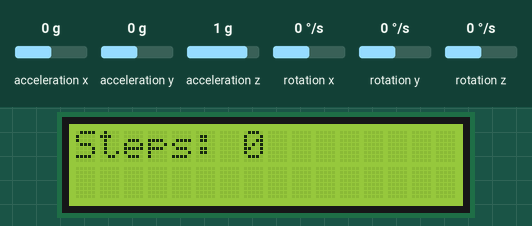
Simulated run of this sketch. Board: Arduino Uno, built with avr-gcc and run on an emulated ATmega328P. On the bench: 16×2 character LCD. Wiring (inferred from the names in the program): MPU-6050 motion sensor at I2C address 0x68. The test bench sets the inputs (shaded band); at power-on: rotation x 0 °/s, acceleration z 1 g, acceleration x 0 g, acceleration y 0 g, rotation y 0 °/s, rotation z 0 °/s. Storage starts empty; what the sketch prints to the serial monitor is not drawn.

Above: at 11.2 s.
11.3 s: rotation x set to 100 °/s
At 12.15 s:
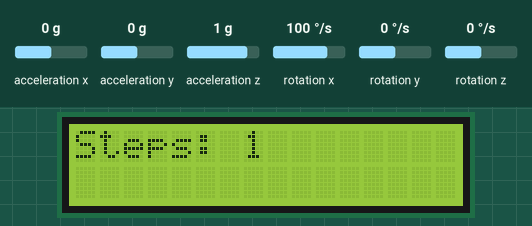
13.8 s: acceleration z set to -1.4 g
16.8 s: acceleration z set to 1.4 g
At 17.98 s:
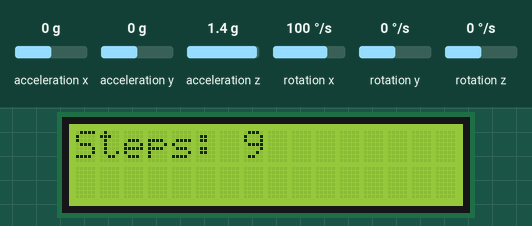
19.3 s: acceleration x set to -1.4 g
21.1 s: acceleration y set to -1.4 g
24.1 s: acceleration x set to 0 g
Timing chart, 0 to 27.1 s (numbered marks = the images above; inputs shaded):
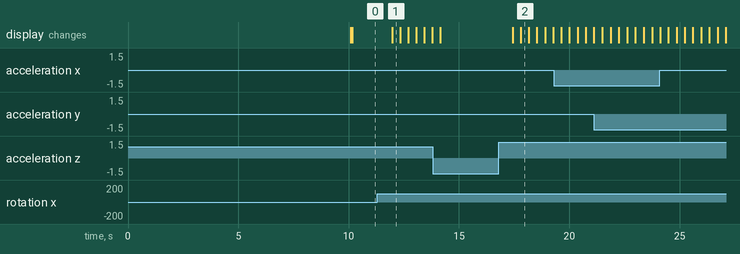

The sketch:

LAB11.ino
```cpp
#include <Wire.h>
#include <LiquidCrystal.h>
#include <SPI.h>
#include <SD.h>
File myfile;

LiquidCrystal lcd(2, 3, 5, 6, 7, 8);
unsigned long runMillis;
const int MPU6050_addr = 0x68;
int16_t AccX, AccY, AccZ, GyroX, GyroY, GyroZ, Temp;
int counter = 0;

void setup()
{
  Wire.setClock(400000);
  Wire.begin();
  Wire.beginTransmission(MPU6050_addr);
  Wire.write(0x6B);
  Wire.write(0);
  Wire.endTransmission(true);
  Serial.begin(9600);
  delay(10000);

  lcd.begin(16,2);
  lcd.setCursor(0,0);

  Serial.print("Initializing SD CARD....");

  if (!SD.begin(4))
  {
    Serial.println("Initializiation failed!");
    while (1);
   }
  Serial.println("Initialization done..");

  SD.remove("log.txt");

  myfile = SD.open("log.txt", FILE_WRITE);
  if (!myfile)
  {
    Serial.println("Error Opening File");
  }
  myfile.close();
}

void loop()
{
  Wire.beginTransmission(MPU6050_addr);
  Wire.write(0x3B);
  Wire.endTransmission(false);
  Wire.requestFrom(MPU6050_addr, 14, true);
  AccX = Wire.read() << 8 | Wire.read();
  AccY = Wire.read() << 8 | Wire.read();
  AccZ = Wire.read() << 8 | Wire.read();
  Temp = Wire.read() << 8 | Wire.read();
  GyroX = Wire.read() << 8 | Wire.read();
  GyroY = Wire.read() << 8 | Wire.read();
  GyroZ = Wire.read() << 8 | Wire.read();
  unsigned long runMillis = millis();

  Serial.print("runMillis = "); Serial.print(runMillis);
  Serial.print(" | |AccX= "); Serial.print(AccX);
  Serial.print(" | | AccY= "); Serial.print(AccY);
  Serial.print(" | | AccZ= "); Serial.print(AccZ);
  Serial.print(" | | GyroX= "); Serial.print(GyroX);
  Serial.print(" | | GyroY= "); Serial.print(GyroY);
  Serial.print(" | | GyroZ= "); Serial.println(GyroZ);
  Serial.print('\n');

  lcd.clear();
  lcd.print("Steps: ");
  lcd.print(counter);

  int a = 6000;
  int b = 14000;
  if((GyroX >= a) && (AccZ >= b))
  {
    counter++;
  }
  else if((GyroX <= -a) && (AccZ <= -b))
  {
    counter++;
  }
  else
  {

  }
  Serial.print("Counter = "); Serial.print(counter);


  myfile = SD.open("log.txt", FILE_WRITE);
  if (myfile)
  {
    myfile.print(AccX);
    myfile.print("\t");
    myfile.print(AccY);
    myfile.print("\t");
    myfile.print(AccZ);
    myfile.print("\t");
    myfile.print(GyroX);
    myfile.print("\t");
    myfile.print(GyroY);
    myfile.print("\t");
    myfile.print(GyroZ);
    myfile.print("\t");
    myfile.print(counter);
    myfile.print("\t");
    runMillis = millis();
    myfile.println(runMillis);
  }
    myfile.close();

  delay(300);
}
```

Measured:
- after the input at 11.3 s, the display: changes after 0.68 s (image 1)
- after the input at 16.8 s, the display: first changes after 0.64 s (image 2 shows a later state)
